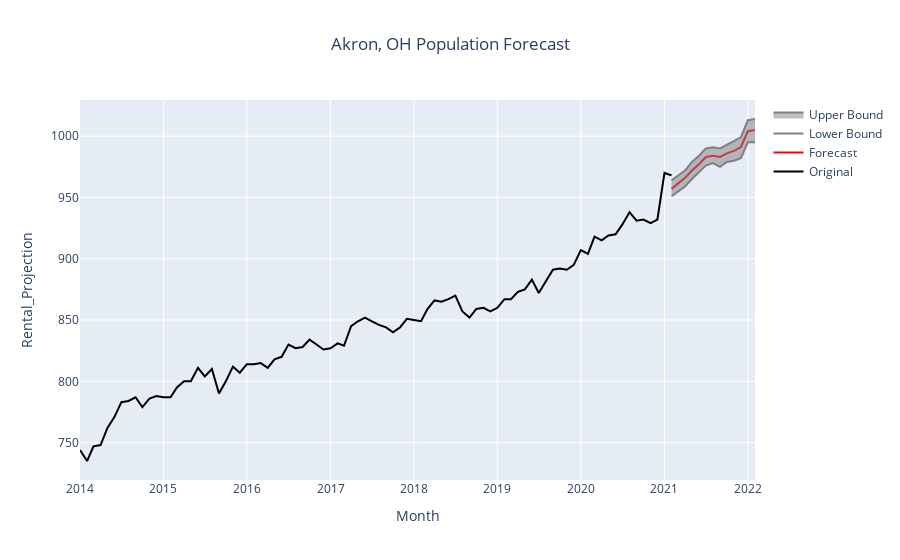

The notebook cell this image was saved under:
### Code cell
population_forecast_graph('Akron, OH')
